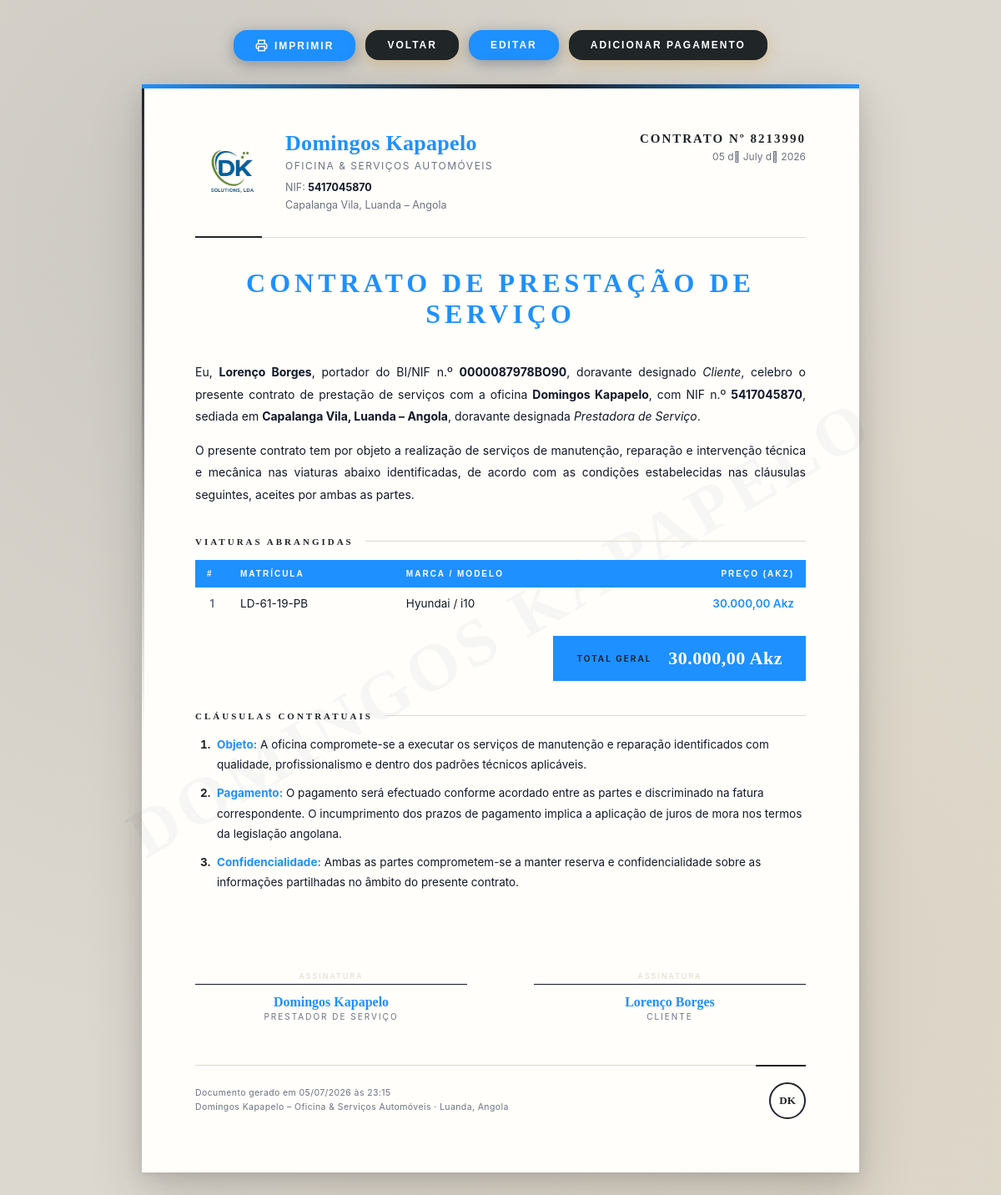
/Admistrador/fatura_contrato.php?id=19, run on the app's committed database.
### tables this page shows
CREATE TABLE `contratos` (
  `id_contrato` int(11) NOT NULL,
  `id_cliente` int(11) NOT NULL,
  `numero_bi` varchar(50) DEFAULT NULL,
  `preco_viatura` decimal(10,2) DEFAULT 0.00,
  `tipo` enum('VIP','Normal') DEFAULT NULL,
  `data_inicio` date DEFAULT NULL,
  `data_fim` date DEFAULT NULL,
  `total_geral` decimal(10,2) DEFAULT 0.00,
  `criado_em` timestamp NOT NULL DEFAULT current_timestamp(),
  `numero_transacao` varchar(20) DEFAULT NULL,
  `data` datetime DEFAULT current_timestamp(),
  `status` enum('pago','nao pago') NOT NULL DEFAULT 'pago'
);

CREATE TABLE `clientes` (
  `id_cliente` int(11) NOT NULL,
  `nome` varchar(100) NOT NULL,
  `telefone` varchar(20) DEFAULT NULL,
  `numero_bi` varchar(20) NOT NULL,
  `endereco` varchar(200) DEFAULT NULL,
  `criado_em` timestamp NOT NULL DEFAULT current_timestamp(),
  `email` varchar(255) NOT NULL
);

CREATE TABLE `contrato_carros` (
  `id` int(11) NOT NULL,
  `id_contrato` int(11) NOT NULL,
  `id_carro` int(11) NOT NULL,
  `criado_em` timestamp NOT NULL DEFAULT current_timestamp(),
  `preco_viatura` decimal(10,2) NOT NULL DEFAULT 0.00
);

CREATE TABLE `carros` (
  `id_carro` int(11) NOT NULL,
  `id_modelo` int(11) NOT NULL,
  `matricula` varchar(20) DEFAULT NULL,
  `cor` varchar(30) DEFAULT NULL,
  `id_cliente` int(11) NOT NULL,
  `criado_em` timestamp NOT NULL DEFAULT current_timestamp()
);

CREATE TABLE `marcas` (
  `id_marca` int(11) NOT NULL,
  `nome` varchar(50) NOT NULL
);

CREATE TABLE `modelos` (
  `id_modelo` int(11) NOT NULL,
  `nome` varchar(50) NOT NULL,
  `id_marca` int(11) NOT NULL
);

### Admistrador/fatura_contrato.php (the view, shortened to what this page needs)
<?php
include("./configuracao/conexao.php");
$id_contrato = intval($_GET['id']);
$sql = "
SELECT
    contratos.*,
    clientes.nome,
    clientes.numero_bi
FROM contratos
INNER JOIN clientes ON contratos.id_cliente = clientes.id_cliente
WHERE contratos.id_contrato = ?
";
$stmt = $conn->prepare($sql);
$stmt->bind_param("i", $id_contrato);
$stmt->execute();
$res = $stmt->get_result();
$contrato = $res->fetch_assoc();
$sql = "
SELECT
    carros.matricula,
    marcas.nome AS marca,
    modelos.nome AS modelo,
    contrato_carros.preco_viatura
FROM contrato_carros
INNER JOIN carros ON contrato_carros.id_carro = carros.id_carro
INNER JOIN modelos ON carros.id_modelo = modelos.id_modelo
INNER JOIN marcas ON modelos.id_marca = marcas.id_marca
WHERE contrato_carros.id_contrato = ?
";
$stmt2 = $conn->prepare($sql);
$stmt2->bind_param("i", $id_contrato);
$stmt2->execute();
$viaturas = $stmt2->get_result();
$totalGeral = 0;
?>
<!DOCTYPE html>
<html lang="pt-AO">
<head>
<link rel="stylesheet" href="..\views\css\fatura_contrato.css?v=10">
</head>
<body>
<div class="toolbar">
    <button class="btn btn-print" onclick="window.print()">
        <svg width="15" height="15" viewBox="0 0 24 24" fill="none" stroke="currentColor" stroke-width="2.2"><polyline points="6 9 6 2 18 2 18 9"/><path d="M6 18H4a2 2 0 0 1-2-2v-5a2 2 0 0 1 2-2h16a2 2 0 0 1 2 2v5a2 2 0 0 1-2 2h-2"/><rect x="6" y="14" width="12" height="8"/></svg>
        Imprimir
    </button><a href="contratos.php">
        <button class="btn btn-pdf" >
       Voltar
    </button></a>
     <a href="Atualizar_contratos.php?id=<?= $contrato['id_contrato'] ?>">
    <button class="btn btn-print">
        Editar
    </button>
</a>
<a href="pagamentos_contratos.php?id_contrato=<?= $contrato['id_contrato'] ?>">
  <button class="btn btn-pdf">Adicionar Pagamento</button>
</a>
</div>
<div class="paper">
    <div class="watermark">DOMINGOS KAPAPELO</div>
    <div class="content">
        <div class="header">
            <div class="logo-row">
                <div><span><img src="..\views\img\WhatsApp_Image_2026-02-27_at_12.49.27.1.png" alt="" width="90px"></span></div>
                <div>
                    <div class="company-name">Domingos Kapapelo</div>
                    <div class="company-sub">Oficina &amp; Serviços Automóveis</div>
                    <div class="company-details">
                        NIF: <strong>5417045870</strong><br>
                        Capalanga Vila, Luanda – Angola
                    </div>
                </div>
            </div>
            <div class="meta-block">
                <div class="meta-num">Contrato Nº <?= htmlspecialchars($contrato['numero_transacao']) ?></div>
                <div class="meta-date"><?= date("d \d\e F \d\e Y") ?></div>
            </div>
        </div>
        <div class="title-section">
            <h2>Contrato de Prestação de Serviço</h2>
        </div>
        <div class="contract-body">
            <p>
                Eu, <strong><?= htmlspecialchars($contrato['nome']) ?></strong>, portador do BI/NIF n.º
                <strong><?= htmlspecialchars($contrato['numero_bi']) ?></strong>, doravante designado
                <em>Cliente</em>, celebro o presente contrato de prestação de serviços com a oficina
                <strong>Domingos Kapapelo</strong>, com NIF n.º <strong>5417045870</strong>, sediada
                em <strong>Capalanga Vila, Luanda – Angola</strong>, doravante designada <em>Prestadora de Serviço</em>.
            </p>
            <p>
                O presente contrato tem por objeto a realização de serviços  de manutenção, reparação
                e intervenção técnica  e mecânica nas viaturas abaixo identificadas, de acordo com as
                condições estabelecidas nas cláusulas seguintes, aceites por ambas as partes.
            </p>
        </div>
        <div class="sec-header"><span>Viaturas Abrangidas</span></div>
        <table class="vehicle-table">
            <thead>
                <tr>
                    <th>#</th>
                    <th>Matrícula</th>
                    <th>Marca / Modelo</th>
                    <th>Preço (Akz)</th>
                </tr>
            </thead>
            <tbody>
            <?php
            $i = 1;
            while ($v = $viaturas->fetch_assoc()):
                $totalGeral += $v['preco_viatura'];
            ?>
                <tr>
                    <td class="num"><?= $i++ ?></td>
                    <td><?= htmlspecialchars($v['matricula']) ?></td>
                    <td><?= htmlspecialchars($v['marca']) ?> / <?= htmlspecialchars($v['modelo']) ?></td>
                    <td class="price"><?= number_format($v['preco_viatura'], 2, ',', '.') ?> Akz</td>
                </tr>
            <?php endwhile; ?>
            </tbody>
        </table>
        <div class="total-row">
            <div class="total-box">
                <span class="total-label">Total Geral</span>
                <span class="total-amount"><?= number_format($totalGeral, 2, ',', '.') ?> Akz</span>
            </div>
        </div>
        <div class="sec-header"><span>Cláusulas Contratuais</span></div>
        <div class="clauses">
            <ol>
                <li><strong>Objeto:</strong> A oficina compromete-se a executar os serviços de manutenção e reparação identificados com qualidade, profissionalismo e dentro dos padrões técnicos aplicáveis.</li>
                <li><strong>Pagamento:</strong> O pagamento será efectuado conforme acordado entre as partes e discriminado na fatura correspondente. O incumprimento dos prazos de pagamento implica a aplicação de juros de mora nos termos da legislação angolana.</li>
                <li><strong>Confidencialidade:</strong> Ambas as partes comprometem-se a manter reserva e confidencialidade sobre as informações partilhadas no âmbito do presente contrato.</li>
            </ol>
        </div>
        <div class="signatures">
            <div class="sig-block">
                <div class="sig-space"></div>
                <div class="sig-name">Domingos Kapapelo</div>
                <div class="sig-role">Prestador de Serviço</div>
            </div>
            <div class="sig-block">
                <div class="sig-space"></div>
                <div class="sig-name"><?= htmlspecialchars($contrato['nome']) ?></div>
                <div class="sig-role">Cliente</div>
            </div>
        </div>
        <div class="paper-footer">
            <div class="footer-text">
                Documento gerado em <?= date("d/m/Y \à\s H:i") ?><br>
                Domingos Kapapelo – Oficina &amp; Serviços Automóveis · Luanda, Angola
            </div>
            <div class="footer-emblem">DK</div>
        </div>
    </div>
</div>
</body>
</html>

### data on the page
contratos: numero_transacao "8213990", id_cliente.nome "Lorenço Borges", id_cliente.numero_bi "0000087978BO90"
contrato_carros: id_carro.matricula "LD-61-19-PB", marcas.nome "Hyundai", modelos.nome "i10", preco_viatura "30.000,00"

### other printed values
$totalGeral "30.000,00"
